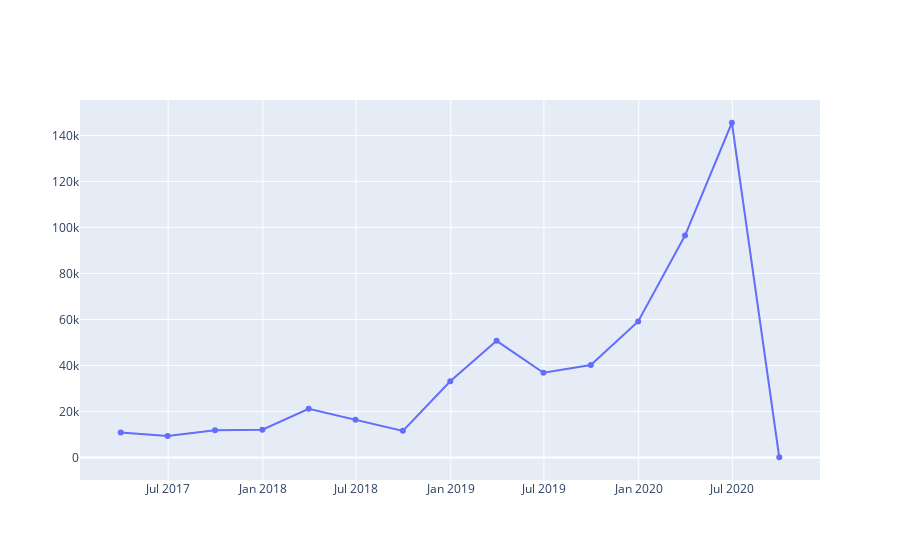

Notebook code for this chart:
### Markdown cell above
## 现金及等价物/有息负债

### Code cell
fig = go.Figure()
fig.add_trace(go.Scatter(x=data_df.index, y=data_df['money_cap']/data_df['debts_yx'],name='有息负债率'))
fig.show()

### Figure 1 — Plotly figure (JSON) as saved in the notebook; plotly's stock layout.template omitted (floating-point values rounded to 4 significant figures)
{"data": [{"name": "有息负债率", "type": "scatter", "x": ["2017-03-31", "2017-06-30", "2017-09-30", "2017-12-31", "2018-03-31", "2018-06-30", "2018-09-30", "2018-12-31", "2019-03-31", "2019-06-30", "2019-09-30", "2019-12-31", "2020-03-31", "2020-06-30", "2020-09-30"], "y": [10870.0, 9314.0, 11800.0, 12040.0, 21170.0, 16390.0, 11570.0, 33140.0, 50720.0, 36830.0, 40220.0, 59130.0, 96470.0, 145500.0, 92.61]}], "layout": {}}
